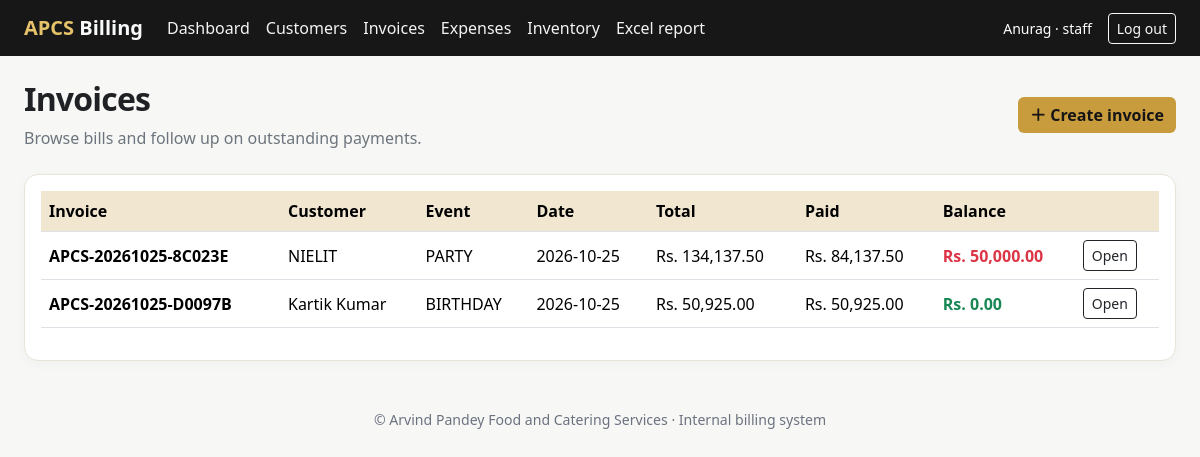
The page /invoices (signed in) on the database its author committed.
### tables this page shows
CREATE TABLE users(id INTEGER PRIMARY KEY, username TEXT UNIQUE NOT NULL, password_hash TEXT NOT NULL, role TEXT NOT NULL CHECK(role IN ('owner','staff')), active INTEGER NOT NULL DEFAULT 1, created_at TEXT NOT NULL);

CREATE TABLE invoices(id INTEGER PRIMARY KEY, invoice_no TEXT UNIQUE NOT NULL, customer_id INTEGER NOT NULL REFERENCES customers(id), event_name TEXT, event_date TEXT, billing_mode TEXT NOT NULL, subtotal_paise INTEGER NOT NULL, discount_paise INTEGER NOT NULL DEFAULT 0, tax_rate REAL NOT NULL DEFAULT 0, tax_paise INTEGER NOT NULL DEFAULT 0, total_paise INTEGER NOT NULL, notes TEXT, created_by INTEGER REFERENCES users(id), created_at TEXT NOT NULL, status TEXT NOT NULL DEFAULT 'issued');

CREATE TABLE customers(id INTEGER PRIMARY KEY, name TEXT NOT NULL, phone TEXT, email TEXT, address TEXT, gstin TEXT, created_at TEXT NOT NULL);

### app.py (the view)
@app.route("/invoices")
@login_required
def invoices():
    with db() as c:
        rows = c.execute("""SELECT i.*, c.name customer,
          COALESCE((SELECT SUM(p.amount_paise) FROM payments p WHERE p.invoice_id=i.id),0) paid
          FROM invoices i JOIN customers c ON c.id=i.customer_id ORDER BY i.id DESC""").fetchall()
    return render_template("invoices.html", invoices=rows)

### app.py (called while the page is built)
def db():
    con = sqlite3.connect(DB_PATH)
    con.row_factory = sqlite3.Row
    con.execute("PRAGMA foreign_keys=ON")
    return con

def money(paise):
    return f"Rs. {(int(paise or 0)/100):,.2f}"

def login_required(fn):
    @wraps(fn)
    def wrapped(*args, **kwargs):
        if not session.get("user_id"):
            return redirect(url_for("login", next=request.path))
        with db() as c:
            u = c.execute("SELECT * FROM users WHERE id=? AND active=1", (session["user_id"],)).fetchone()
        if not u:
            session.clear()
            return redirect(url_for("login"))
        return fn(*args, **kwargs)
    return wrapped

@app.after_request
def security_headers(resp):
    resp.headers["X-Content-Type-Options"] = "nosniff"
    resp.headers["X-Frame-Options"] = "DENY"
    resp.headers["Referrer-Policy"] = "strict-origin-when-cross-origin"
    resp.headers["Cache-Control"] = "no-store"
    return resp

@app.context_processor
def inject_globals():
    return {"business_name": APP_NAME, "business_address": BUSINESS_ADDRESS, "business_phone": BUSINESS_PHONE,
            "business_gstin": GSTIN, "current_user": session.get("username"), "current_role": session.get("role")}

### templates/invoices.html
{% extends "base.html" %}{% block title %}Invoices{% endblock %}{% block content %}
<div class="d-flex flex-wrap justify-content-between align-items-center gap-2 mb-4"><div><h1 class="page-title h2">Invoices</h1><p class="text-secondary mb-0">Browse bills and follow up on outstanding payments.</p></div><a class="btn btn-gold" href="{{ url_for('invoice_new') }}">＋ Create invoice</a></div>
<div class="card p-3"><div class="table-responsive"><table class="table align-middle"><thead><tr><th>Invoice</th><th>Customer</th><th>Event</th><th>Date</th><th>Total</th><th>Paid</th><th>Balance</th><th></th></tr></thead><tbody>{% for i in invoices %}<tr><td class="fw-semibold">{{ i.invoice_no }}</td><td>{{ i.customer }}</td><td>{{ i.event_name or '—' }}</td><td>{{ i.created_at[:10] }}</td><td>{{ i.total_paise|money }}</td><td>{{ i.paid|money }}</td><td class="fw-semibold {% if i.total_paise-i.paid>0 %}text-danger{% else %}text-success{% endif %}">{{ (i.total_paise-i.paid)|money }}</td><td><a class="btn btn-sm btn-outline-dark" href="{{ url_for('invoice_detail',invoice_id=i.id) }}">Open</a></td></tr>{% else %}<tr><td colspan="8" class="text-center py-4 text-secondary">No invoices created.</td></tr>{% endfor %}</tbody></table></div></div>{% endblock %}

### templates/base.html (shortened to what this page needs)
<!doctype html>
<html lang="en">
<head>
<link href="https://cdn.jsdelivr.net/npm/bootstrap@5.3.3/dist/css/bootstrap.min.css" rel="stylesheet">
</head>
<body>
<nav class="navbar navbar-expand-lg navbar-dark mb-4"><div class="container-fluid px-lg-4">
<a class="navbar-brand" href="{{ url_for('dashboard') }}">APCS <span class="text-light">Billing</span></a>
<div class="collapse navbar-collapse" id="nav">
{% if current_user %}
<ul class="navbar-nav me-auto">
<li class="nav-item"><a class="nav-link" href="{{ url_for('dashboard') }}">Dashboard</a></li>
<li class="nav-item"><a class="nav-link" href="{{ url_for('customers') }}">Customers</a></li>
<li class="nav-item"><a class="nav-link" href="{{ url_for('invoices') }}">Invoices</a></li>
<li class="nav-item"><a class="nav-link" href="{{ url_for('expenses') }}">Expenses</a></li>
<li class="nav-item"><a class="nav-link" href="{{ url_for('inventory') }}">Inventory</a></li>
<li class="nav-item"><a class="nav-link" href="{{ url_for('reports_xlsx') }}">Excel report</a></li>
</ul>
<div class="d-flex align-items-center gap-3 text-white small"><span>{{ current_user }} · {{ current_role }}</span><form method="post" action="{{ url_for('logout') }}"><button class="btn btn-sm btn-outline-light">Log out</button></form></div>
{% endif %}
</div></div></nav>
<main class="container-fluid px-lg-4 pb-5">
{% block content %}{% endblock %}
<footer class="text-center small-muted mt-5">© {{ business_name }} · Internal billing system</footer>
</main>
</body></html>

### templates/base.html (style rules this page uses)
:root { --gold:#c89b3c;--gold-dark:#8b6914;--ink:#202124;--paper:#f7f7f5 }
body { background:var(--paper);color:var(--ink) }
.navbar { background:#171717 }
.navbar-brand { color:#e6c36a!important;font-weight:700 }
.btn-gold { background:var(--gold);color:#151515;border:0;font-weight:600 }
.card { border:1px solid #e9e4d8;border-radius:14px;box-shadow:0 3px 12px #00000008 }
.table thead th { background:#f1e7d0 }
.nav-link { color:#f4f4f4 }
.small-muted { color:#6b7280;font-size:.88rem }
.page-title { font-weight:750;letter-spacing:-.025em }

### rows shown on the page
users: username "Anurag", role "staff"
invoices: invoice_no "APCS-20261025-8C023E", customer "NIELIT", event_name "PARTY", created_at "2026-10-25", total_paise "Rs. 134,137.50", paid "Rs. 84,137.50", (i.total_paise-i.paid)|money "Rs. 50,000.00"
invoices: invoice_no "APCS-20261025-D0097B", customer "Kartik Kumar", event_name "BIRTHDAY", created_at "2026-10-25", total_paise "Rs. 50,925.00", paid "Rs. 50,925.00", (i.total_paise-i.paid)|money "Rs. 0.00"

### other values the page prints
{{ business_name }} "Arvind Pandey Food and Catering Services"
